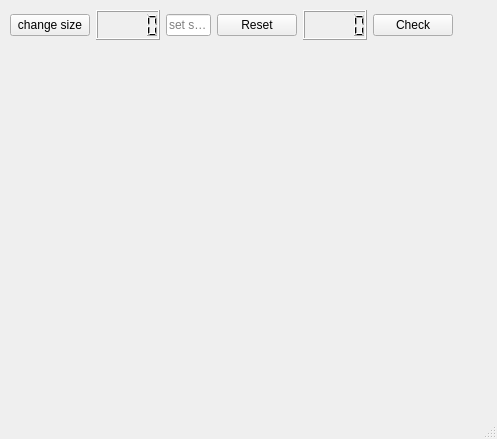
<?xml version="1.0" encoding="UTF-8"?>
<ui version="4.0">
 <class>MainWindow</class>
 <widget class="QMainWindow" name="MainWindow">
  <property name="geometry">
   <rect>
    <x>0</x>
    <y>0</y>
    <width>497</width>
    <height>439</height>
   </rect>
  </property>
  <property name="sizePolicy">
   <sizepolicy hsizetype="Maximum" vsizetype="Fixed">
    <horstretch>0</horstretch>
    <verstretch>0</verstretch>
   </sizepolicy>
  </property>
  <property name="windowTitle">
   <string>MainWindow</string>
  </property>
  <widget class="QWidget" name="centralwidget">
   <widget class="QWidget" name="gridLayoutWidget">
    <property name="geometry">
     <rect>
      <x>10</x>
      <y>50</y>
      <width>471</width>
      <height>331</height>
     </rect>
    </property>
    <layout class="QGridLayout" name="gridLayout">
     <property name="sizeConstraint">
      <enum>QLayout::SetNoConstraint</enum>
     </property>
     <property name="spacing">
      <number>0</number>
     </property>
    </layout>
   </widget>
   <widget class="QWidget" name="layoutWidget">
    <property name="geometry">
     <rect>
      <x>10</x>
      <y>10</y>
      <width>443</width>
      <height>30</height>
     </rect>
    </property>
    <layout class="QHBoxLayout" name="horizontalLayout">
     <item>
      <widget class="QPushButton" name="pushButton">
       <property name="text">
        <string>change size</string>
       </property>
      </widget>
     </item>
     <item>
      <widget class="QLCDNumber" name="lcdTimer"/>
     </item>
     <item>
      <widget class="QLineEdit" name="seedEdit">
       <property name="inputMethodHints">
        <set>Qt::ImhDigitsOnly</set>
       </property>
       <property name="placeholderText">
        <string>set seed</string>
       </property>
       <property name="clearButtonEnabled">
        <bool>true</bool>
       </property>
      </widget>
     </item>
     <item>
      <widget class="QPushButton" name="resetButton">
       <property name="text">
        <string>Reset</string>
       </property>
      </widget>
     </item>
     <item>
      <widget class="QLCDNumber" name="lcdScores"/>
     </item>
     <item>
      <widget class="QPushButton" name="isokButton">
       <property name="text">
        <string>Check</string>
       </property>
      </widget>
     </item>
    </layout>
   </widget>
  </widget>
  <widget class="QMenuBar" name="menubar">
   <property name="geometry">
    <rect>
     <x>0</x>
     <y>0</y>
     <width>497</width>
     <height>25</height>
    </rect>
   </property>
  </widget>
  <widget class="QStatusBar" name="statusbar"/>
 </widget>
 <resources/>
 <connections/>
</ui>
